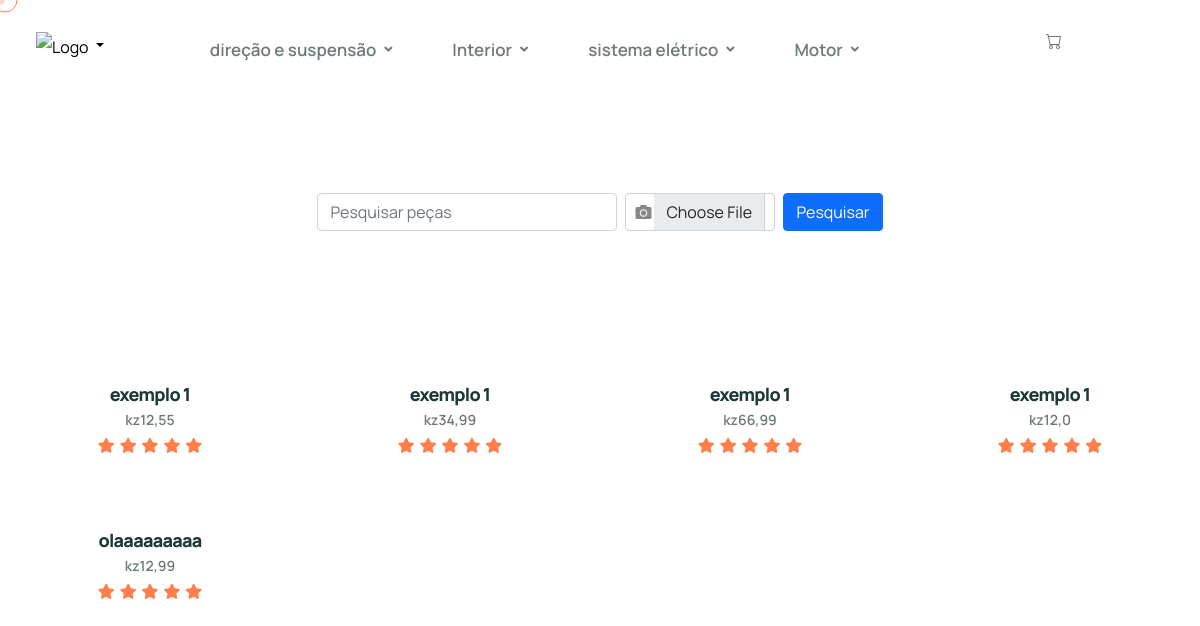
The app's page /vetor5/pesquisar/, older data.
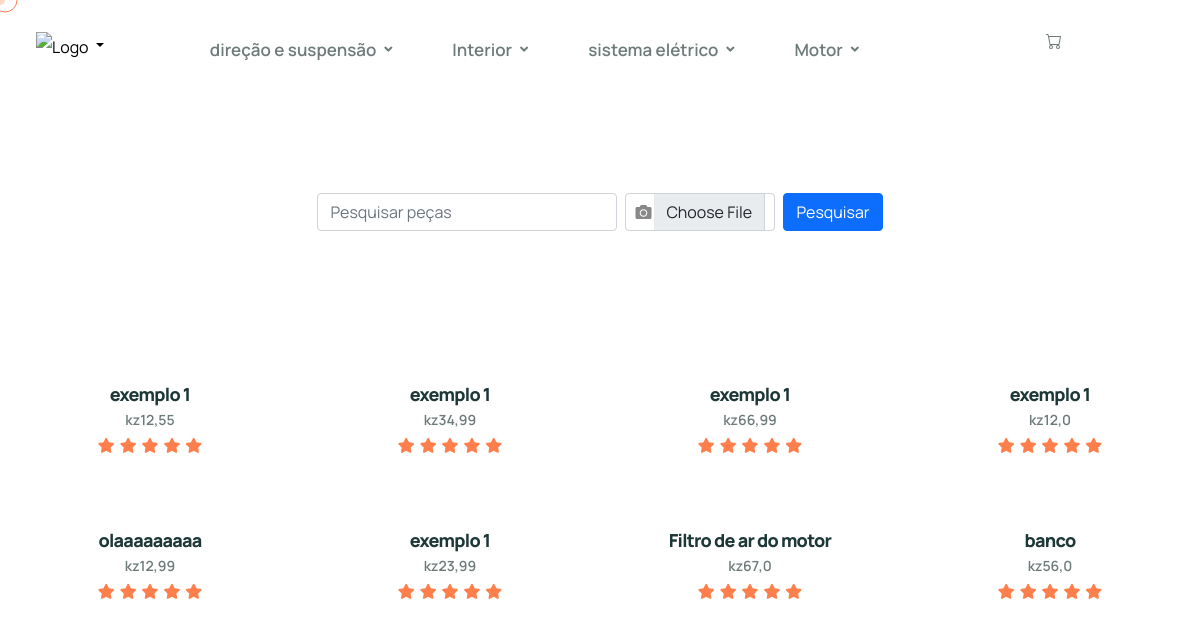
The same page, newer data.
### usuarios/models.py (models this page shows, shortened)
class Produtos(models.Model):
    nome = models.CharField(max_length=50)
    descricao = models.TextField(max_length=600)
    marca = models.ForeignKey(Marca_produto, on_delete=models.CASCADE)
    categoria = models.ForeignKey(Categoria_produto, on_delete=models.CASCADE)
    estoque = models.CharField(max_length=40)
    preco = models.FloatField()
    preco_promocional = models.FloatField()
    imagem = models.FileField(upload_to='imagem/')
    peso = models.FloatField()
    dimensao = models.CharField(max_length=50)
    compatibilidade = models.CharField(max_length=50)
    quantidade_fornecida = models.IntegerField()
    material = models.CharField(max_length=50)
    condicao = models.ForeignKey(Condicao, on_delete=models.CASCADE)
    instrucao_instalacao = models.TextField(max_length=300, blank=True)
    fornecedor = models.ForeignKey(Fornecedor, on_delete=models.CASCADE)
    garantia = models.CharField(max_length=50)
    prazo_entrega = models.CharField(max_length=50)
    data_criacao = models.DateTimeField(default=timezone.now)  # Novo campo adicionado

### usuarios/views.py (the view, shortened to what this page needs)
# urls.py: path('pesquisar/', views.pesquisar, name='pesquisar'),
def pesquisar(request):
    nome_filtrar = request.GET.get('nome_filtrar')
    imagem_filtrar = request.FILES.get('imagem_filtrar')
    if nome_filtrar:
        produtos = Produtos.objects.filter(nome__icontains=nome_filtrar)
    else:
        produtos = Produtos.objects.all()
    return render(request, 'cliente.html', {'produto': produtos})

### usuarios/templates/cliente.html (shortened to what the changed rows need)
{% load static %}
<!DOCTYPE html>
<html lang="en">
<head>
    <link rel="stylesheet" href="https://cdnjs.cloudflare.com/ajax/libs/font-awesome/5.15.4/css/all.min.css">
    {% load static %}
    <link href="https://stackpath.bootstrapcdn.com/bootstrap/4.5.2/css/bootstrap.min.css" rel="stylesheet">
    <link rel="stylesheet" href="{% static 'assets/vendors/bootstrap/css/bootstrap.min.css' %}">
    <link rel="stylesheet" href="{% static 'assets/vendors/animate/animate.min.css' %}">
    <link rel="stylesheet" href="{% static 'assets/vendors/animate/custom-animate.css' %}">
    <link rel="stylesheet" href="{% static 'assets/vendors/fontawesome/css/all.min.css' %}">
    <link rel="stylesheet" href="{% static 'assets/vendors/jarallax/jarallax.css' %}">
    <link rel="stylesheet" href="{% static 'assets/vendors/jquery-magnific-popup/jquery.magnific-popup.css' %}">
    <link rel="stylesheet" href="{% static 'assets/vendors/nouislider/nouislider.min.css' %}">
    <link rel="stylesheet" href="{% static 'assets/vendors/nouislider/nouislider.pips.css' %}">
    <link rel="stylesheet" href="{% static 'assets/vendors/odometer/odometer.min.css' %}">
    <link rel="stylesheet" href="{% static 'assets/vendors/swiper/swiper.min.css' %}">
    <link rel="stylesheet" href="{% static 'assets/vendors/qrowd-icons/style.css' %}">
    <link rel="stylesheet" href="{% static 'assets/vendors/tiny-slider/tiny-slider.min.css' %}">
    <link rel="stylesheet" href="{% static 'assets/vendors/reey-font/stylesheet.css' %}">
    <link rel="stylesheet" href="{% static 'assets/vendors/owl-carousel/owl.carousel.min.css' %}">
    <link rel="stylesheet" href="{% static 'assets/vendors/owl-carousel/owl.theme.default.min.css' %}">
    <link rel="stylesheet" href="{% static 'assets/vendors/bxslider/jquery.bxslider.css' %}">
    <link rel="stylesheet" href="{% static 'assets/vendors/bootstrap-select/css/bootstrap-select.min.css' %}">
    <link rel="stylesheet" href="{% static 'assets/vendors/vegas/vegas.min.css' %}">
    <link rel="stylesheet" href="{% static 'assets/vendors/jquery-ui/jquery-ui.css' %}">
    <link rel="stylesheet" href="{% static 'assets/vendors/timepicker/timePicker.css' %}">
    <link href="https://cdn.jsdelivr.net/npm/bootstrap@5.0.2/dist/css/bootstrap.min.css" rel="stylesheet">
    <link rel="stylesheet" href="{% static 'assets/css/qrowd.css' %}">
    <link rel="stylesheet" href="{% static 'assets/css/qrowd-responsive.css' %}">
</head>
<body class="custom-cursor">
    <div  class="page-wrapper">
        <header class="main-header">
            <nav class="main-menu">
                <div class="main-menu__wrapper">
                    <div class="main-menu__wrapper-inner clearfix">
                        <div class="main-menu__right">
                            <div class="main-menu__call-search-btn-box">
                                <div>
                                    <h1  style="font-size: 16px; margin-right: 8px;" >
                                        <a href="{% url 'carrinho' %}"></a>
                                    </h1>
                                </div>
                            </div>
                        </div>
                    </div>
                </div>
            </nav>
        </header>
        <section class="news-one" id="news">
            <div class="container">
                <div class="row">
                    <div class="col-12">
                      <div class="row">
                        {% for produto in produto %}
                          <div class="col-6 col-lg-3">
                            <div class="product__all-single">
                              <div class="product__all-img">
                              </div>
                              <div class="product__all-content">
                                <h4 class="product__all-title">
                                  <a href="{% url 'detalhe_produto' produto.id %}"
                                    >{{produto.nome}}</a
                                  >
                                </h4>
                                <p class="product__all-price">kz{{produto.preco}}</p>
                                <div class="product__all-review">
                                  <i class="fa fa-star"></i>
                                  <i class="fa fa-star"></i>
                                  <i class="fa fa-star"></i>
                                  <i class="fa fa-star"></i>
                                  <i class="fa fa-star"></i>
                                </div>
                              </div>
                            </div>
                          </div>
                        {% endfor %}
                      </div>
                    </div>
                  </div>
            </div>
        </section>
</div>
</body>
</html>

Row changes from the older to the newer data that the page shows:
added Produtos: nome "exemplo 1", preco "23,99"
added Produtos: nome "Filtro de ar do motor", preco "67,0"
added Produtos: nome "banco", preco "56,0"
